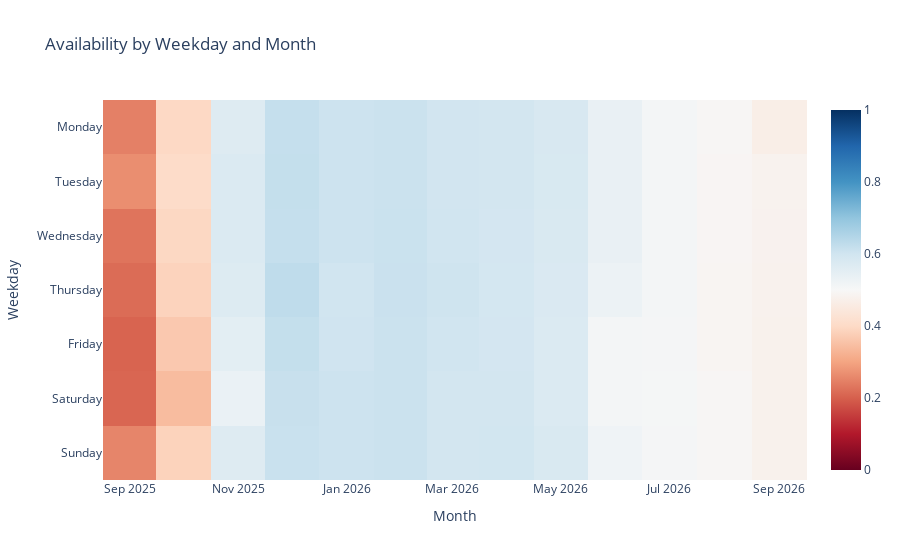

Write notebook code for a chart like this one.
### Markdown cell above
Availability by Weekday and Month
In order to better understand the temporal structure of availability, the availability signal was aggregated by weekday and month.
This representation is more compact and interpretable than a day-of-month heatmap, which tends to be visually busy and includes many empty or irregular dates.
Aggregating by weekday and month provides answers to questions such as:
Are certain weekdays consistently less available than others?
Do weekends behave differently from weekdays across the year?
Which months show overall lower availability (higher demand)?
Do weekday patterns change seasonally?
This two-dimensional summary reveals clear behavioral patterns that daily charts often obscure, and it is particularly useful when availability is relatively stable within weeks but varies across seasons.

### Code cell
import plotly.express as px
import pandas as pd

# Create month and weekday columns
tmp = df.copy()
tmp["month"] = tmp["date"].dt.to_period("M").astype(str)
tmp["weekday"] = tmp["date"].dt.day_name()

# Order weekdays for nicer display
weekday_order = ["Monday", "Tuesday", "Wednesday", "Thursday", "Friday", "Saturday", "Sunday"]
tmp["weekday"] = pd.Categorical(tmp["weekday"], categories=weekday_order, ordered=True)

# Aggregate availability by month and weekday
availability_mw = (
    tmp.groupby(["weekday", "month"], as_index=False)
       .agg(availability_rate=("available", lambda x: (x == "t").mean()))
)

# Pivot to weekday rows, month columns
pivot_mw = availability_mw.pivot(index="weekday", columns="month", values="availability_rate")

fig = px.imshow(
    pivot_mw,
    aspect="auto",
    color_continuous_scale="RdBu",
    zmin=0,
    zmax=1,
    title="Availability by Weekday and Month"
)

fig.update_xaxes(title="Month")
fig.update_yaxes(title="Weekday")
fig.show()

### Figure 1 — Plotly figure (JSON) as saved in the notebook; plotly's stock layout.template omitted (floating-point values rounded to 4 significant figures)
{"data": [{"coloraxis": "coloraxis", "hovertemplate": "month: %{x}<br>weekday: %{y}<br>color: %{z}<extra></extra>", "name": "0", "type": "heatmap", "x": ["2025-09", "2025-10", "2025-11", "2025-12", "2026-01", "2026-02", "2026-03", "2026-04", "2026-05", "2026-06", "2026-07", "2026-08", "2026-09"], "xaxis": "x", "y": ["Monday", "Tuesday", "Wednesday", "Thursday", "Friday", "Saturday", "Sunday"], "yaxis": "y", "z": [[0.247, 0.3967, 0.5654, 0.619, 0.606, 0.6089, 0.5975, 0.595, 0.5811, 0.5369, 0.5106, 0.4945, 0.4673], [0.2661, 0.4032, 0.5749, 0.6202, 0.6068, 0.6089, 0.5987, 0.5944, 0.5804, 0.5374, 0.511, 0.4908, 0.4807], [0.2292, 0.394, 0.5747, 0.6192, 0.607, 0.6105, 0.6002, 0.5928, 0.5793, 0.5378, 0.5102, 0.491, 0.4802], [0.2174, 0.3856, 0.568, 0.6284, 0.5996, 0.611, 0.6037, 0.5909, 0.5776, 0.5283, 0.5094, 0.4905, 0.4786], [0.2063, 0.3656, 0.5524, 0.6203, 0.6022, 0.6095, 0.6001, 0.5919, 0.5733, 0.5096, 0.5084, 0.4902, 0.4778], [0.2092, 0.3418, 0.533, 0.6143, 0.6058, 0.6091, 0.5946, 0.5937, 0.5737, 0.5099, 0.5074, 0.4942, 0.4777], [0.2539, 0.3843, 0.5651, 0.612, 0.6065, 0.6101, 0.5954, 0.5969, 0.5802, 0.5198, 0.5088, 0.4945, 0.4774]]}], "layout": {"coloraxis": {"cmax": 1, "cmin": 0, "colorscale": [[0, "rgb(103,0,31)"], [0.1, "rgb(178,24,43)"], [0.2, "rgb(214,96,77)"], [0.3, "rgb(244,165,130)"], [0.4, "rgb(253,219,199)"], [0.5, "rgb(247,247,247)"], [0.6, "rgb(209,229,240)"], [0.7, "rgb(146,197,222)"], [0.8, "rgb(67,147,195)"], [0.9, "rgb(33,102,172)"], [1, "rgb(5,48,97)"]]}, "title": {"text": "Availability by Weekday and Month"}, "xaxis": {"anchor": "y", "domain": [0, 1], "title": {"text": "Month"}}, "yaxis": {"anchor": "x", "autorange": "reversed", "domain": [0, 1], "title": {"text": "Weekday"}}}}
